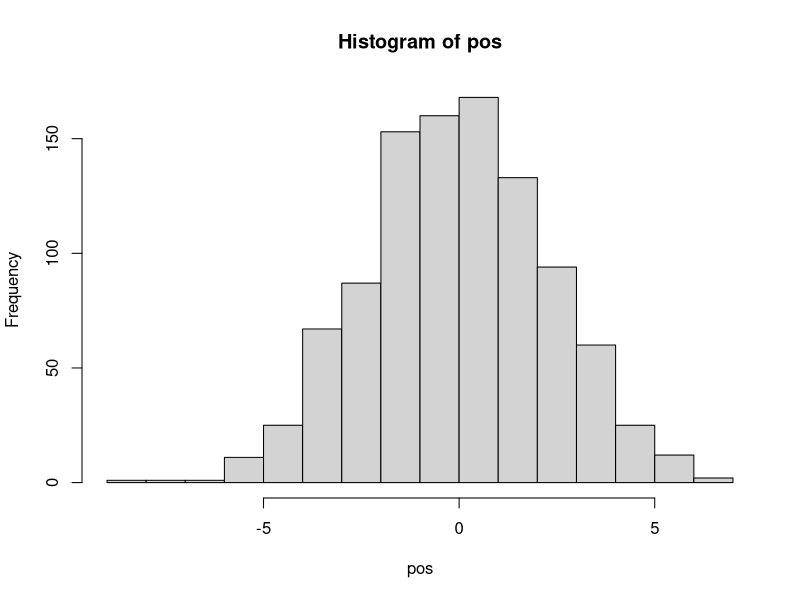

The R source for this figure: (Note: this script raises an error after producing the figure.)
# Chapter 4 - Geocentric Models ----

## 4.1 Normal by addition
pos <- replicate(1000, sum(runif(16, -1, 1)))
hist(pos) # plot

## 4.2 - Normal by multiplication
prod(1+runif(12, 0, 0.1)) # sample a random growth rate

## 4.3
growth <- replicate(10000, prod(1 + runif(12, 0, 0.1)))
dens(growth, norm.comp = TRUE)

## 4.4 - small effects that multiply togther are approx. additive (stabilize Gaussian)
big <- replicate(10000, prod(1 + runif(12, 0, 0.5)))
small <- replicate(10000, prod(1 + runif(12, 0 , 0.1)))

## 4.1.3 - Normal by log-multiplication
log.big <- replicate(10000, log(prod(1 + runif(12, 0, 0.5))))
dens(log.big)
